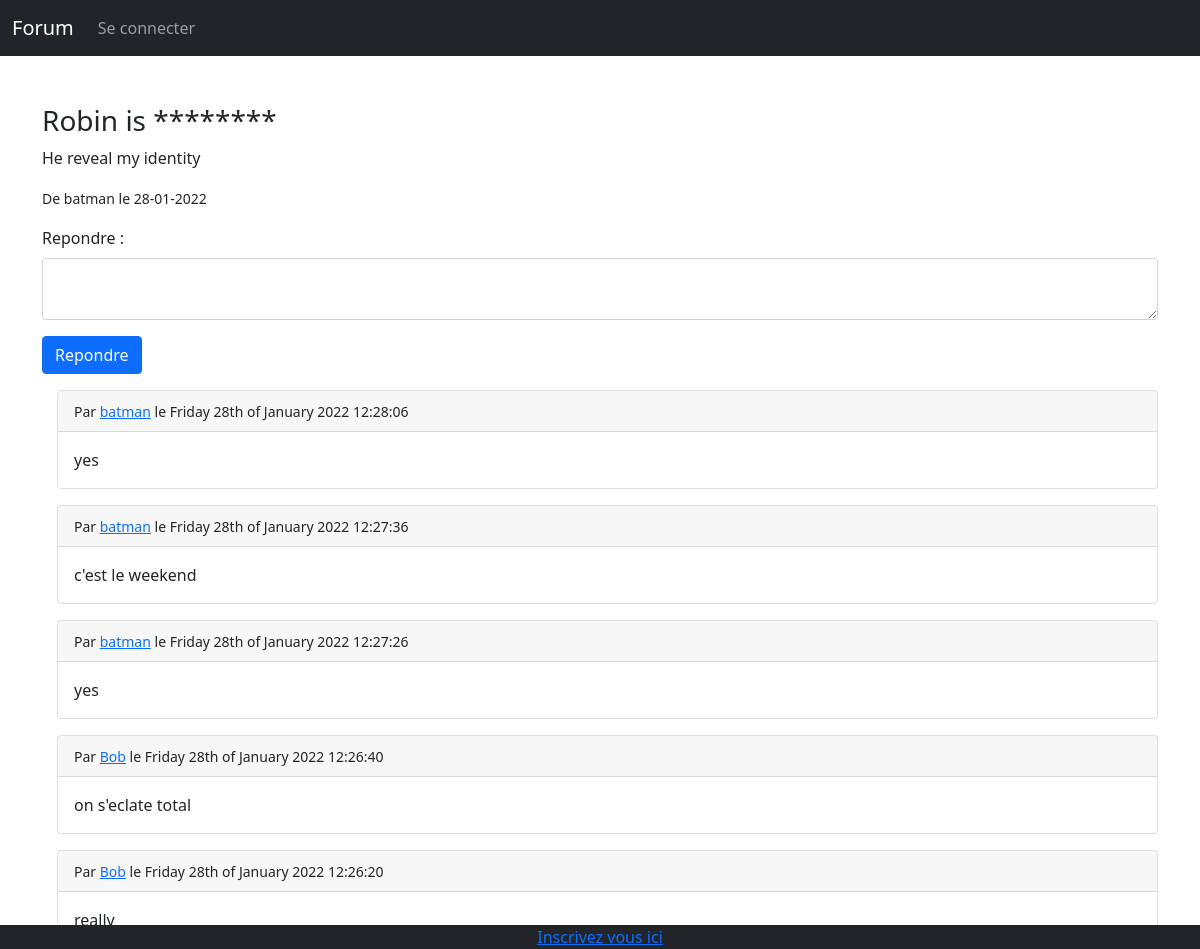
Screenshot of /question.php?id=5 with the database file from the repository.
### tables this page shows
CREATE TABLE IF NOT EXISTS `questions` (
  `id` int(11) NOT NULL AUTO_INCREMENT,
  `title` text NOT NULL,
  `userMessage` text NOT NULL,
  `id_author` int(11) NOT NULL,
  `username_author` varchar(50) NOT NULL,
  `publish_date` text NOT NULL,
  PRIMARY KEY (`id`)
);

CREATE TABLE IF NOT EXISTS `answers` (
  `id` int(11) NOT NULL AUTO_INCREMENT,
  `id_author` int(11) NOT NULL,
  `username_author` varchar(255) NOT NULL,
  `question_id` int(11) NOT NULL,
  `answer_content` text NOT NULL,
  `post_date` text NOT NULL,
  PRIMARY KEY (`id`)
);

### actions/questions/showQuestionContentAction.php (called while the page is built, shortened)
<?php
require('actions/database.php');
if(isset($_GET['id']) && !empty($_GET['id'])){
    $questionId = $_GET['id'];
    $checkQuestionExist = $bdd->prepare('SELECT * FROM questions WHERE id = ?');
    $checkQuestionExist->execute(array($questionId));
    if($checkQuestionExist->rowCount()  > 0){
        $questionInfo = $checkQuestionExist->fetch();
        $questionTitle = $questionInfo['title'];
        $questionMessage = $questionInfo['userMessage'];
        $questionAuthor = $questionInfo['username_author'];
        $questionDate = $questionInfo['publish_date'];
    }else {
        $errorMessage = 'Aucune question ne correspond';
    }
}else {
    $errorMessage = 'Aucune question ne correspond';
}

### actions/questions/showAnswersAction.php (called while the page is built)
<?php
require('actions/database.php');
$answersOfQuestion = $bdd->prepare('SELECT * FROM answers WHERE question_id = ? ORDER BY id DESC');
$answersOfQuestion->execute(array($questionId));

### question.php (the view, shortened to what this page needs)
<?php
require('actions/questions/showQuestionContentAction.php');
require('actions/questions/postAnswerAction.php');
require('actions/questions/showAnswersAction.php');
?>
<!DOCTYPE html>
<html lang="en">
    <?php include('includes/header.php'); ?>
    <body>
    <?php include('includes/navBar.php'); ?>
    <div class="container">
        <?php
            if(isset($questionDate)){
                ?>
                <section class="show-content mt-5">
                    <h3><?= $questionTitle; ?></h3>
                    <p><?= $questionMessage; ?></p>
                    <small>De <?= $questionAuthor . ' le ' . $questionDate; ?></small>
                </section>
                <section class="show-answers mt-3">
                    <form class="form-group" method="POST">
                        <label class="form-label">Repondre :</label>
                        <textarea name="answer" class="form-control" ></textarea>
                        <button name="validate" class="btn btn-primary mt-3" type="submit">Repondre</button>
                    </form>
                    <?php
                        while($answer = $answersOfQuestion->fetch()){
                            ?>
                            <div class="card mt-3" style="margin-left: 15px;">
                                <div class="card-header">
                                    <small>
                                        Par <a href="profilUser.php?id=<?= $answer['id_author'].'">'.$answer['username_author'];?></a>
                                        le <?= $answer['post_date'];?>
                                    </small>
                                </div>
                                <div class="card-body">
                                    <?= $answer['answer_content'];?>
                                </div>
                            </div>
                            <?php
                        }
                    ?>
                </section>
                <?php
            }
        ?>
    </div>
    <?php
    include('includes/footer.php');
?>
</body>
</html>

### includes/header.php (shortened to what this page needs)
<head>
        <link href="https://cdn.jsdelivr.net/npm/bootstrap@5.1.3/dist/css/bootstrap.min.css" rel="stylesheet">
</head>

### includes/navBar.php (shortened to what this page needs)
<nav class="navbar navbar-expand-lg navbar-dark bg-dark">
  <div class="container-fluid">
    <a class="navbar-brand" href="index.php">Forum</a>
    <div class="collapse navbar-collapse" id="navbarSupportedContent">
      <ul class="navbar-nav me-auto mb-2 mb-lg-0">
        <?php
          if (isset($_SESSION['auth'])){ ?>
            <li class="nav-item">
              <a class="nav-link" href="publish-question.php">Nouvelle question</a>
            </li>
            <li class="nav-item">
              <a class="nav-link" href="userQuestion.php">Mes questions</a>
            </li>
            <li class="nav-item">
              <a class="nav-link" href="profilUser.php?id=<?= $_SESSION['id'] ;?>">Profil</a>
            </li>
            <li class="nav-item">
              <a class="nav-link" href="actions/users/logout.php">Deconnexion</a>
            </li>
            <?php }else{
               ?>
                  <li class="nav-item text-right">
                    <a class="nav-link" href="login.php">Se connecter</a>
                  </li>
            <?php
          }
        ?>
      </ul>
    </div>
  </div>
</nav>

### includes/footer.php
<div class="navbar-dark bg-dark fixed-bottom text-center ">
<?php if(!isset($_SESSION['auth'])){ ?>
    <a href="signup.php">Inscrivez vous ici</a>
<?php } ?>
</div>

### rows the page displays
questions: title "Robin is ********", userMessage "He reveal my identity", username_author "batman", publish_date "28-01-2022"
answers: username_author "batman", post_date "Friday 28th of January 2022 12:28:06", answer_content "yes"
answers: username_author "batman", post_date "Friday 28th of January 2022 12:27:36", answer_content "c'est le weekend"
answers: username_author "batman", post_date "Friday 28th of January 2022 12:27:26", answer_content "yes"
answers: username_author "Bob", post_date "Friday 28th of January 2022 12:26:40", answer_content "on s'eclate total"
answers: username_author "Bob", post_date "Friday 28th of January 2022 12:26:20", answer_content "really"
